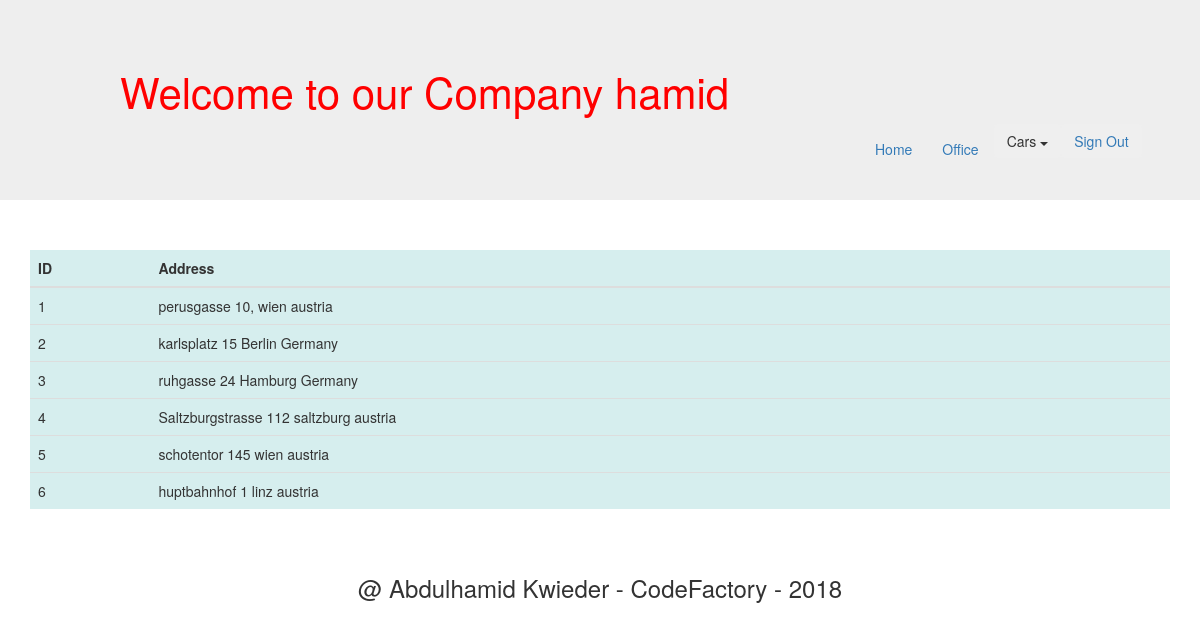
Screenshot of /office_list.php (signed in) with the database file from the repository.
### tables this page shows
CREATE TABLE `user` (
  `user_id` int(11) NOT NULL,
  `name` varchar(50) DEFAULT NULL,
  `last_name` varchar(50) DEFAULT NULL,
  `email` varchar(50) DEFAULT NULL,
  `pass` varchar(255) DEFAULT NULL
);

CREATE TABLE `office` (
  `office_id` int(11) NOT NULL,
  `address` varchar(100) DEFAULT NULL
);

### office_list.php (the view, shortened to what this page needs)
<?php
	require_once 'db_connection.php';
	$res=mysqli_query($conn, "SELECT * FROM user WHERE user_id=".$_SESSION['user']);
	$userRow=mysqli_fetch_array($res, MYSQLI_ASSOC);
	$sql = "SELECT * FROM office";
	$result = mysqli_query($conn, $sql);
	include_once 'header_navbar.php'
?>
	<div class="container">
		<div class="table-responsive">
			<table class="table">
				<thead>
					<tr>
						<th scope="col">ID</th>
						<th scope="col">Address</th>
					</tr>
				</thead>
				<tbody>
					<?php
						while ($row = mysqli_fetch_assoc($result)) {
							echo
								"
								<tr>
									<td scope='row'>".$row["office_id"]."</td>
									<td>".$row["address"]."</td>
								</tr>
								";
						};
					?>
				</tbody>
			</table>
		</div>
	</div>
<footer>
  <h3 style="text-align: center;"></br> @ Abdulhamid Kwieder - CodeFactory - 2018  </h3>
</footer>
</body>
</html>

### header_navbar.php (shortened to what this page needs)
<!DOCTYPE html>
<html>
<head>
	<link rel="stylesheet" type="text/css" href="style.css">
    <link rel="stylesheet" href="https://maxcdn.bootstrapcdn.com/bootstrap/3.3.7/css/bootstrap.min.css">
    <link rel="stylesheet" href="https://maxcdn.bootstrapcdn.com/bootstrap/3.3.7/css/bootstrap-theme.min.css">
</head>
<body>
	<header id="header" class="jumbotron">
		<h1 style="font-size: 3em; color: red;">Welcome to our Company <?php echo $userRow['name']; ?></h1>
		<div class="row">
			<div class="col-md-5 col-lg-4 col-5 col-md-offset-8 col-offset-8">
				<ul class="nav navbar-nav">
					<li><a href="home.php">Home</a></li>
					<li><a href="office_list.php">Office</a></li>
					<li>
						<div class="dropdown">
					        <button class="btn dropdown-toggle" type="button" id="dropdownMenu1" data-toggle="dropdown" aria-haspopup="true" aria-expanded="true">
					          Cars
								<span class="caret"></span>
					        </button>
						</div>
					</li>
					<li>
						<button class="btn">
							<a href="logout.php?logout">Sign Out</a>
						</button>
					</li>
		  		</ul>
		  	</div>
		</div>
	</header>

### style.css (style rules this page uses)
body { background-image: url('img/back2.jpg'); background-size: 100% auto; margin-top: 1px; }
header { background-color: #D6EEEE; min-height: 50px; height: 200px; padding-top: 10px; padding-left: 10%; margin-bottom: 2px; }
table { margin-top: 20px; }
th { background-color: #D6EEEE; }
td { background-color: #D6EEEE; }

### rows the page displays
user: name "hamid"
office: office_id "1", address "perusgasse 10, wien austria"
office: office_id "2", address "karlsplatz 15 Berlin Germany"
office: office_id "3", address "ruhgasse 24 Hamburg Germany"
office: office_id "4", address "Saltzburgstrasse 112 saltzburg austria"
office: office_id "5", address "schotentor 145 wien austria"
office: office_id "6", address "huptbahnhof 1 linz austria"
